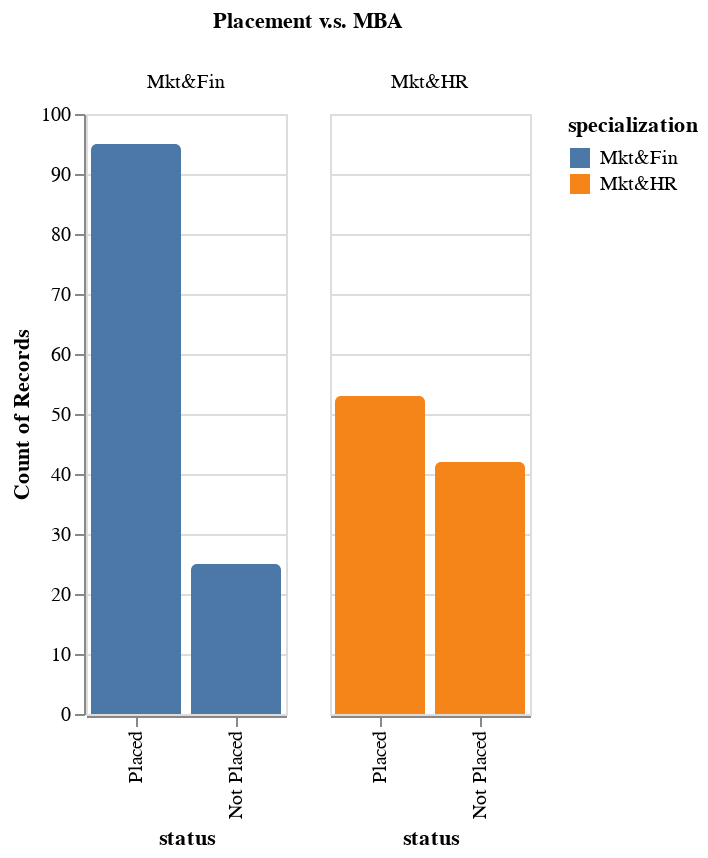

Notebook source saved alongside this figure:
### Code cell
# placement in MBA Specialization
alt.Chart(recruit).mark_bar(
    cornerRadiusTopLeft=3,
    cornerRadiusTopRight=3
).encode(
    alt.X('status:N',sort='-y'),
    y = 'count(status):Q',
    color = 'specialization:N',
    column = alt.Column('specialization:N', title='Placement v.s. MBA')
).properties(  
    width=100
)

### Figure 1 — Vega-Lite specification as saved in the notebook (floating-point values rounded to 4 significant figures; data arrays with more than 128 entries replaced by an {"elided": "..."} marker saying what was removed)
{"config": {"view": {"continuousWidth": 400, "continuousHeight": 300}}, "data": {"name": "data-b9890e884955e0ebf1503e18dfcb90d2"}, "mark": {"type": "bar", "cornerRadiusTopLeft": 3, "cornerRadiusTopRight": 3}, "encoding": {"color": {"type": "nominal", "field": "specialization"}, "column": {"type": "nominal", "field": "specialization", "title": "Placement v.s. MBA"}, "x": {"type": "nominal", "field": "status", "sort": "-y"}, "y": {"type": "quantitative", "aggregate": "count", "field": "status"}}, "width": 100, "$schema": "https://vega.github.io/schema/vega-lite/v4.8.1.json", "datasets": {"data-b9890e884955e0ebf1503e18dfcb90d2": {"elided": "215 records"}}}
